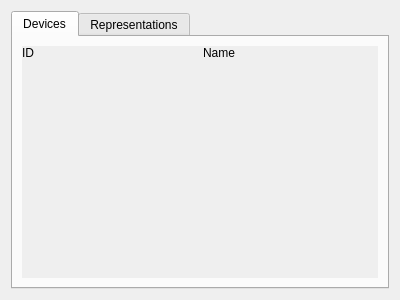
<?xml version="1.0" encoding="UTF-8"?>
<ui version="4.0">
 <class>NDLCom::AvailableRepresentations</class>
 <widget class="QWidget" name="NDLCom::AvailableRepresentations">
  <property name="geometry">
   <rect>
    <x>0</x>
    <y>0</y>
    <width>400</width>
    <height>300</height>
   </rect>
  </property>
  <property name="windowTitle">
   <string>Form</string>
  </property>
  <layout class="QHBoxLayout" name="horizontalLayout">
   <item>
    <widget class="QTabWidget" name="tabWidget">
     <property name="currentIndex">
      <number>0</number>
     </property>
     <widget class="QWidget" name="tab">
      <attribute name="title">
       <string>Devices</string>
      </attribute>
      <layout class="QVBoxLayout" name="verticalLayout">
       <item>
        <widget class="QScrollArea" name="scrollArea_2">
         <property name="frameShape">
          <enum>QFrame::NoFrame</enum>
         </property>
         <property name="widgetResizable">
          <bool>true</bool>
         </property>
         <widget class="QWidget" name="scrollAreaWidgetContents_2">
          <property name="geometry">
           <rect>
            <x>0</x>
            <y>0</y>
            <width>360</width>
            <height>231</height>
           </rect>
          </property>
          <layout class="QVBoxLayout" name="verticalLayout_4">
           <property name="margin">
            <number>0</number>
           </property>
           <item>
            <layout class="QGridLayout" name="deviceGrid">
             <item row="0" column="1">
              <widget class="QLabel" name="label_4">
               <property name="text">
                <string>Name</string>
               </property>
              </widget>
             </item>
             <item row="0" column="0">
              <widget class="QLabel" name="label_3">
               <property name="text">
                <string>ID</string>
               </property>
              </widget>
             </item>
            </layout>
           </item>
           <item>
            <spacer name="verticalSpacer">
             <property name="orientation">
              <enum>Qt::Vertical</enum>
             </property>
             <property name="sizeHint" stdset="0">
              <size>
               <width>20</width>
               <height>203</height>
              </size>
             </property>
            </spacer>
           </item>
          </layout>
         </widget>
        </widget>
       </item>
      </layout>
     </widget>
     <widget class="QWidget" name="tab_2">
      <attribute name="title">
       <string>Representations</string>
      </attribute>
      <layout class="QVBoxLayout" name="verticalLayout_2">
       <item>
        <widget class="QScrollArea" name="scrollArea">
         <property name="frameShape">
          <enum>QFrame::NoFrame</enum>
         </property>
         <property name="widgetResizable">
          <bool>true</bool>
         </property>
         <widget class="QWidget" name="scrollAreaWidgetContents">
          <property name="geometry">
           <rect>
            <x>0</x>
            <y>0</y>
            <width>360</width>
            <height>231</height>
           </rect>
          </property>
          <layout class="QVBoxLayout" name="verticalLayout_3">
           <property name="margin">
            <number>0</number>
           </property>
           <item>
            <layout class="QGridLayout" name="repreGrid">
             <item row="0" column="0">
              <widget class="QLabel" name="label">
               <property name="text">
                <string>ID</string>
               </property>
              </widget>
             </item>
             <item row="0" column="2">
              <widget class="QLabel" name="label_2">
               <property name="text">
                <string>Name</string>
               </property>
              </widget>
             </item>
             <item row="0" column="1">
              <widget class="QLabel" name="label_6">
               <property name="text">
                <string>sizeof()</string>
               </property>
              </widget>
             </item>
            </layout>
           </item>
           <item>
            <spacer name="verticalSpacer_2">
             <property name="orientation">
              <enum>Qt::Vertical</enum>
             </property>
             <property name="sizeHint" stdset="0">
              <size>
               <width>20</width>
               <height>203</height>
              </size>
             </property>
            </spacer>
           </item>
          </layout>
         </widget>
        </widget>
       </item>
      </layout>
     </widget>
    </widget>
   </item>
  </layout>
 </widget>
 <resources/>
 <connections/>
</ui>
